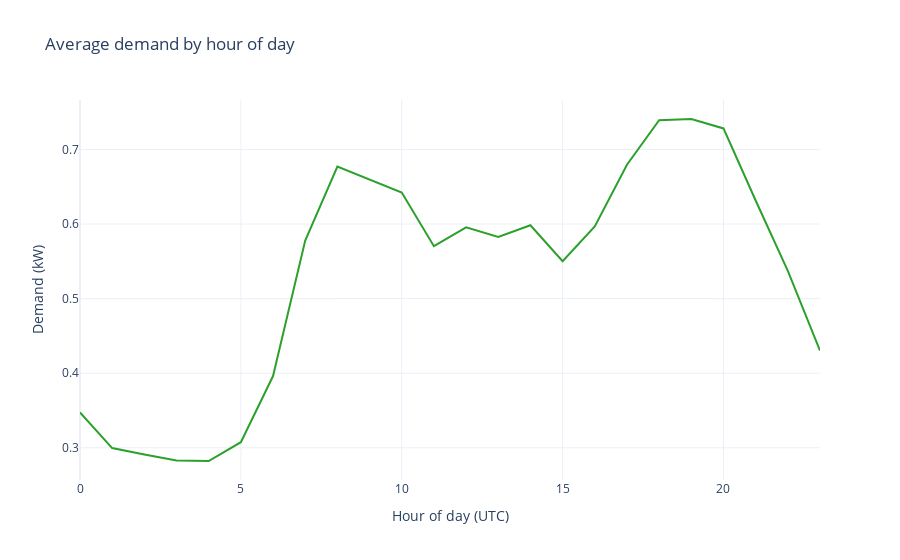

The cell this chart's notebook holds for it:
### Markdown cell above
### Figure 2 – Hourly demand profile

### Code cell
hour_profile = df['Demand'].groupby(df.index.hour).mean()
hour_profile.index.name = 'hour'
hour_profile = hour_profile.reset_index()
fig, ax = plt.subplots(figsize=(6, 4))
ax.plot(hour_profile['hour'], hour_profile['Demand'], color=COLORS['demand'], linewidth=1.8)
ax.set_title('Average demand by hour of day')
ax.set_xlabel('Hour of day (UTC)')
ax.set_ylabel('Demand (kW)')
fig.tight_layout()
save_figure(fig, 'task5_fig_demand_hour')
plt.close(fig)

fig_px = px.line(hour_profile, x='hour', y='Demand', labels={'hour': 'Hour of day (UTC)', 'Demand': 'Demand (kW)'},
                 title='Average demand by hour of day')
save_interactive(fig_px, 'task5_fig_demand_hour_interactive')
fig_px

### Figure 1 — Plotly figure (JSON) as saved in the notebook; plotly's stock layout.template omitted (floating-point values rounded to 4 significant figures)
{"data": [{"hovertemplate": "Hour of day (UTC)=%{x}<br>Demand (kW)=%{y}<extra></extra>", "legendgroup": "", "line": {"color": "#2ca02c", "dash": "solid"}, "marker": {"symbol": "circle"}, "mode": "lines", "name": "", "orientation": "v", "showlegend": false, "type": "scatter", "x": [0, 1, 2, 3, 4, 5, 6, 7, 8, 9, 10, 11, 12, 13, 14, 15, 16, 17, 18, 19, 20, 21, 22, 23], "xaxis": "x", "y": [0.3473, 0.2996, 0.291, 0.283, 0.2823, 0.3075, 0.3962, 0.5779, 0.6771, 0.6598, 0.6422, 0.5702, 0.5955, 0.5827, 0.5984, 0.5502, 0.5967, 0.6794, 0.7391, 0.7408, 0.7281, 0.6315, 0.5371, 0.4302], "yaxis": "y"}], "layout": {"legend": {"tracegroupgap": 0}, "title": {"text": "Average demand by hour of day"}, "xaxis": {"anchor": "y", "domain": [0, 1], "title": {"text": "Hour of day (UTC)"}}, "yaxis": {"anchor": "x", "domain": [0, 1], "title": {"text": "Demand (kW)"}}}}
